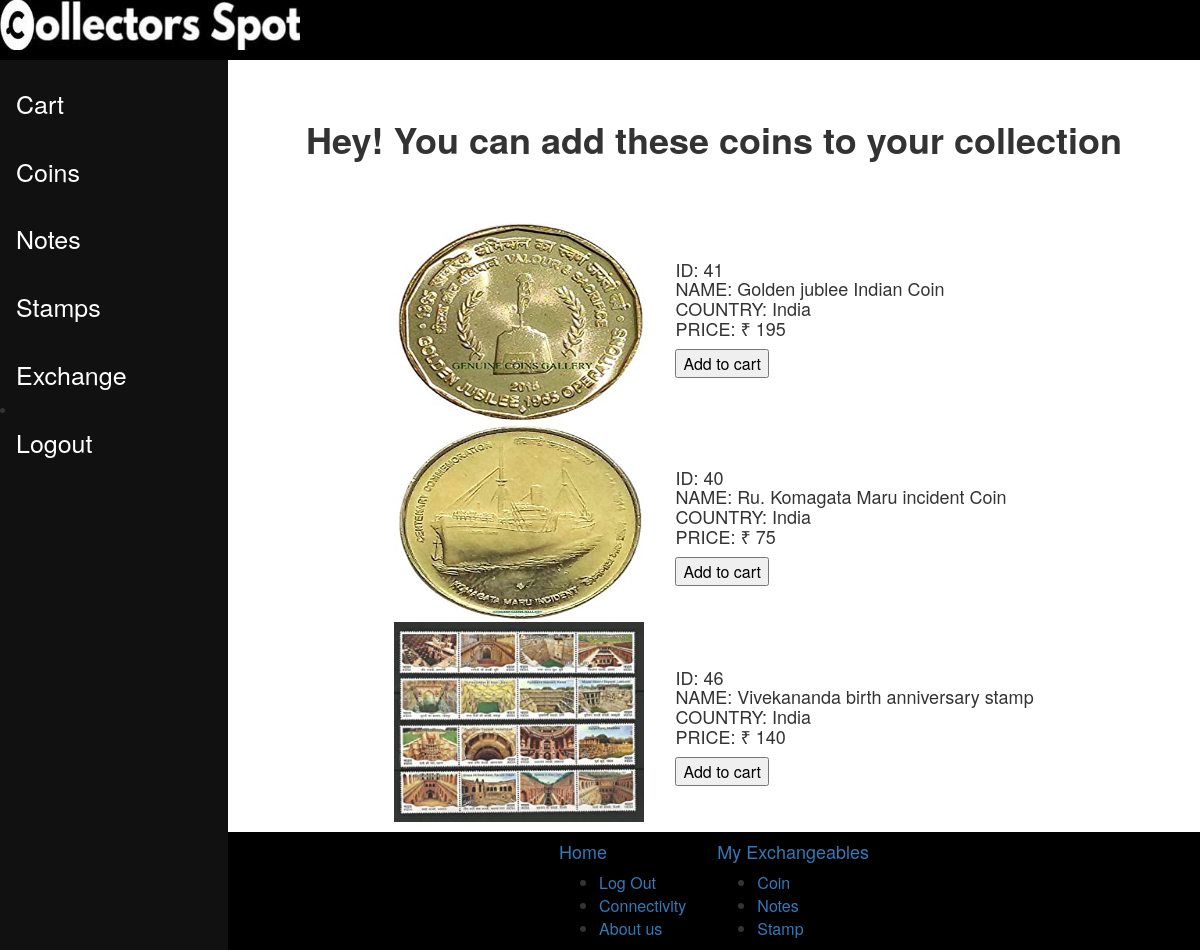
Page /coin.php (signed in) on the committed database.
### tables this page shows
CREATE TABLE IF NOT EXISTS `exchangeables` (
  `id` bigint(10) NOT NULL AUTO_INCREMENT,
  `pid` varchar(50) NOT NULL,
  `category` varchar(6) NOT NULL,
  `img` varchar(80) NOT NULL,
  `name` varchar(500) NOT NULL,
  `year` int(4) NOT NULL,
  `price` double NOT NULL,
  `country` varchar(20) NOT NULL,
  PRIMARY KEY (`id`)
);

### coin.php (the view, shortened to what this page needs)
<?php
	include('conc.php');
?>
<head>
  <link rel="stylesheet" href="https://maxcdn.bootstrapcdn.com/bootstrap/3.4.0/css/bootstrap.min.css">
</head>
<body>
    <div style="height:60px;background-color:#000000;align:center;">
      <img src="logo.jpg"height="50px"width="300px" />&nbsp;&nbsp;&nbsp;&nbsp;&nbsp;&nbsp;
	</div>
	<div class="splitl left">
		<div class="sidenav">
		    <a href="cart.php">Cart</a><br/>
			<a href="coin.php">Coins</a><br/>
			<a href="note.php">Notes</a><br/>
			<a href="stamp.php">Stamps</a><br/>
			<a href="add.php">Exchange</a>
			<li><a href='logout.php'><i class=\"fa fa-angle-double-right\" aria-hidden=\"true\"></i>Logout</a></li>
		</div>
	</div>
		<div class="splitr right">
				<br/><center><h1><b> Hey! You can add these coins to your collection </b> </h1></center><br/>
				<?php
				   $e=$_SESSION['email'];
				   $q="select * from exchangeables where pid!='$e' and category='coin'";
				   $res=mysqli_query($con,$q);
				   $num=mysqli_num_rows($res);
				   if($num>0)
				   {
					   echo"<center><table>";
					   while($rows=mysqli_fetch_assoc($res))
					   {
							   echo"<div class='row' >";
							   echo"<div class='column'>";
							   echo"<div class='card '>";
							   echo"<div class='landscape '>";
							   echo"<tr><td>";
							   echo"<img class='img1' src=".$rows["img"]." class='hover-shadow cursor'>";
							   echo"</td><td>&nbsp;&nbsp;&nbsp;&nbsp;&nbsp;&nbsp;&nbsp;</td><td>";
							   echo"<h4>ID: ".$rows["id"]."<br/>NAME: ".$rows["name"]."<br/>COUNTRY: ".$rows["country"]."<br/>PRICE: ₹ ".$rows["price"]."<br/></h4>";
							   echo"<form action='' method='POST'>
							        <button  type='submit' style='color:black;' value='".$rows['id']."' name='addcart' >Add to cart</button></td></tr>";
							   echo"<div class='container'>";
							   echo"</div></div></div></div></div>";
					   }
					   echo"</table></center>";
				   }
				 ?>
				<div style="background-color:#000000; height:120px; font-color:#ffffff;margin-top:10px;">
					  <table align="center">
					  <tr>
						  <td>
							 <h4><a href="index.php">Home</h4>
							 <ul>
							 <li><a href="index.php">Log Out</li>
							 <li><a href="index.php">Connectivity</li>
							 <li><a href="index.php">About us</li>
							 </ul>
						  </td>
						  <td>&nbsp;&nbsp;&nbsp;&nbsp;&nbsp;&nbsp;&nbsp;
						  <td>
							 <h4><a href="#about">My Exchangeables</h4>
							 <ul>
							 <li><a href="coin.php">Coin</li>
							 <li><a href="note.php">Notes</li>
							 <li><a href="stamp.php">Stamp</li>
							 </ul>
						  </td>
					   </tr>
					   </table><br/><br/><br/>
				</div>
		</div>
</body>

### coin.php (style rules this page uses)
.splitl { height: 100%; width: 19%; position: fixed; z-index: 1; top: 0; overflow-x: hidden; padding-top: 20px; }
.splitr { height: 100%; width: 81%; position: fixed; z-index: 1; top: 0; overflow-x: hidden; padding-top: 20px; }
.left { left: 0; top:60px; background-color: #111; }
.right { right: 0; top:60px; }
.sidenav { height: 100%; width: 18%; position: fixed; z-index: 1; top: 60px; left: 0; background-color: #111; overflow-x: hidden; padding-top: 20px; }
.sidenav a { padding: 6px 8px 6px 16px; text-decoration: none; font-size: 25px; color: #FFF; display: block; }
.img1 { max-width:100%; max_height:100%; display:block; height:200px; width:250px; }
.card { box-shadow: 0 4px 8px 0 rgba(0,0,0,0.2); transition: 0.3s; width: 4%; border-radius: 5px; }
.container { padding: 2px 16px; }

### rows in the picture
exchangeables: img (picture), id "41", name "Golden jublee Indian Coin", country "India", price "195"
exchangeables: img (picture), id "40", name "Ru. Komagata Maru incident Coin", country "India", price "75"
exchangeables: img (picture), id "46", name "Vivekananda birth anniversary stamp", country "India", price "140"
